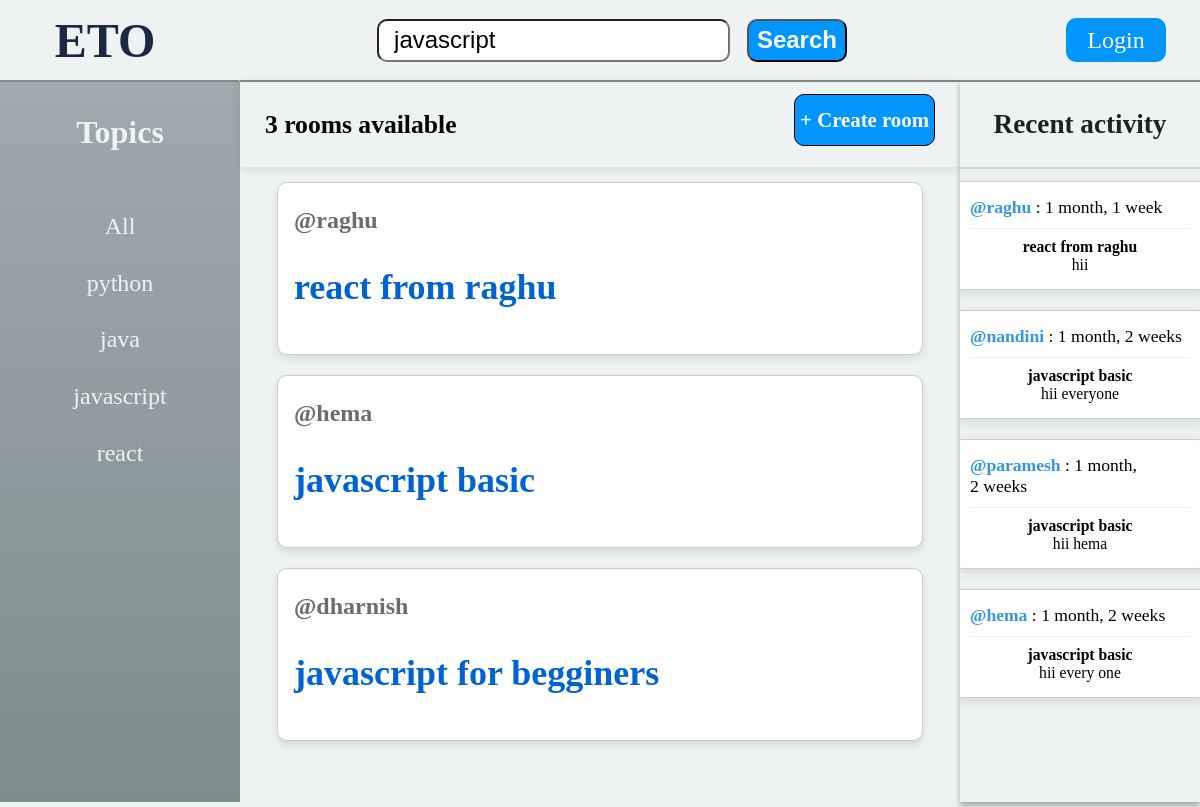
/?q=javascript, run on the app's committed database.
### base/models.py (models this page shows, shortened)
class Topic(models.Model):
    name = models.CharField(max_length = 200)

class Room(models.Model):
    host = models.ForeignKey(User,on_delete=models.SET_NULL,null=True)
    topic = models.ForeignKey(Topic,on_delete=models.SET_NULL,null=True)
    name = models.CharField(max_length = 200)
    description = models.TextField(null = True)
    participants = models.ManyToManyField(User,related_name="participants",blank=True)
    updated = models.DateTimeField(auto_now = True)
    created = models.DateTimeField(auto_now_add = True)
    class Meta:
        ordering = ['-created','-updated']
    def __str__(self):
        return self.name

class Message(models.Model):
    user = models.ForeignKey(User,on_delete=models.CASCADE)
    room = models.ForeignKey(Room,on_delete=models.CASCADE)
    body = models.TextField()
    updated = models.DateTimeField(auto_now = True)
    created = models.DateTimeField(auto_now_add = True)

### base/views.py (the view)
# urls.py: path('',views.home,name="home"),
def home(request):
    topics = Topic.objects.all()
    q = request.GET.get('q') if request.GET.get('q')!=None else ""
    data = Room.objects.filter(
        Q(topic__name__icontains=q) |
        Q(name__icontains=q)
        )
    roomcount = data.count()
    room_messages = Message.objects.filter(Q(room__topic__name__icontains=q)).order_by('-created')
    context = {'data':data,'topic':topics,'search':q,'roomcount':roomcount,'loginpage':True,'room_message':room_messages}
    return render(request,"base/home.html",context)

### base/templates/base/home.html
{% extends "main.html" %}
{% block content %}
<div class="parent">
    <div class="topic">
        {% include 'base/topic_component.html' %}
    </div>
    <div class="center">
        <div>
            <div class='link'>
                <div>
                    <h2> {{roomcount}} rooms available </h2>
                </div>
                <div class='create'>
                    <a href = '{% url "create-room" %}'>+ Create room</a>
                </div>
            </div>
            <div class="room">
                {% include 'base/feed_component.html' %}
            </div>
        </div>
    </div>
    <div class="activity_part">
        {% include 'base/activity_component.html' %}
    </div>
</div>
{% endblock content %}

### base/templates/base/topic_component.html
<div><p>Topics</p></div>
<div class='all'> <a href="{% url 'home' %}"> All </a> </div>
{% for t in topic %}
    <div class='remaining'> <a href="{% url 'home' %}?q={{t.name}}"> {{t.name}} </a> </div>
{% endfor %}

### base/templates/base/feed_component.html (shortened to what this page needs)
<div class="activity">
{% for d in data %}
    <div class="feed_cards">
        <div class="profile_name"><h4> <a href="{% url 'profile' d.host.id %}"><span> @{{d.host}} </span></a> </h4></div>
        <h2> <a href='{% url "room" d.id %}'> {{d.name}} </a> </h2>
     </div>
{% endfor %}
</div>

### base/templates/base/activity_component.html
<div class="recent">
    <h3> Recent activity </h3>
</div>
<div class='cards'>
    {% for messag in room_message%}
        <div class="card">
            <a href="{% url 'profile' messag.user.id %}"><span> @{{messag.user}} </span></a>
            : {{messag.created | timesince}}
            <hr/>
            <div class="room_name">
                {{messag.room}}
            </div>
            <div>
                {{messag.body}}
            </div>
        </div>
    {% endfor %}
</div>

### static/styles/main.css (style rules this page uses)
body { margin: 0px; font-size: 25px; background-color: #eef2f3; }
.parent { display: grid; grid-template-columns: 1fr 3fr 1fr; }
.parent > .topic { display: flex; flex-direction: column; gap: 4%; align-items: center; background: linear-gradient(to bottom, #9eaaae, #7f8c8d); color:#eef2f3; border-top-right-radius: 2px; height: 90vh; border-top: 2px solid #7f8c8d; }
.parent > .topic > div > p { font-size: 2rem; font-weight: bolder; display:inline-block; }
.parent > .topic > div > a { text-decoration: none; color:#eef2f3; font-size: 1.5rem; }
.parent > .activity_part { display: flex; align-items: center; flex-direction: column; background-color: #eef2f3; height: 90vh; overflow: auto; border-top: 2px solid #7f8c8d; box-shadow: 0 4px 6px rgba(0, 0, 0, 0.3); }
.parent > .activity_part > div > h3 { text-align: center; font-size: 1.7rem; color: #202222; }
.parent > .activity_part > div.cards { overflow: auto; border-top: 2px solid rgba(136, 136, 136, 0.3); }
.cards { display: flex; flex-wrap: wrap; justify-content: space-around; padding: 2px; }
.card { border: 1px solid #ccc; border-radius: 8px; box-shadow: 2px 4px 12px rgba(0, 0, 0, 0.1); margin: 10px; padding: 15px; flex-shrink: 1; width: 220px; background-color: #fff; font-size: 1.1rem; }
.card a { text-decoration: none; color: #3498db; font-weight: bold; }
.card hr { margin-top: 10px; border: none; border-top: 1px solid #eee; }
.card div { font-size: 0.98rem; text-align: center; }
.card > div.room_name { font-weight: bold; }
.card span { font-weight: bold; }
.parent > .center { background-color: #eef2f3; border-top: 2px solid #7f8c8d; }
.parent > .center > div > .room > .activity { height: 80vh; overflow: auto; }
.parent > .center > div > div.link { display: flex; justify-content: space-between; padding: 6.5px 25px 6.5px 25px; box-shadow: 0 2px 10px rgba(0, 0, 0, 0.1); }
.parent > .center > div > div.link > div > h2 { align-self: flex-end; font-size: 1.6rem; }
.parent > .center > div > div.link > div > a { text-decoration: none; color: #fff; }
.parent > .center > div > div.link > div > a { font-size: 1.3rem; }
.parent > .center > div > div.link > div.create { display: flex; flex-direction: column; justify-content: center; height: 40px; background-color: #0095ff; border: 1px solid black; border-radius: 10px; text-align: center; transition: all 0.5s; position: relative; top: 5px; font-weight: bolder; padding: 5px; transition: all 0.3s; }
.activity { display: flex; flex-direction: column; gap: 20px; align-items:center; justify-content: start; box-sizing: border-box; padding-bottom: 30px; }
.feed_cards { font-size: 1.5rem; width: 85%; border: 1px solid #ccc; border-radius: 10px; padding: 16px; box-shadow: 0 4px 8px rgba(0, 0, 0, 0.1); background-color: #fff; position: relative; top: 15px; }
.feed_cards .profile_name h4 a { text-decoration: none; color: #6c6c6c; transition: all 0.5s; }
.feed_cards h2 a { text-decoration: none; color: #0064d0; transition: all 0.3s; }
.feed_cards h4 { margin-top: 8px; }

### data on the page
Topic: name "python"
Topic: name "java"
Topic: name "javascript"
Topic: name "react"
Room: host "raghu", name "react from raghu"
Room: host "hema", name "javascript basic"
Room: host "dharnish", name "javascript for begginers"
Message: user "raghu", created "1 month, 1 week", room "react from raghu", body "hii"
Message: user "nandini", created "1 month, 2 weeks", room "javascript basic", body "hii everyone"
Message: user "paramesh", created "1 month, 2 weeks", room "javascript basic", body "hii hema"
Message: user "hema", created "1 month, 2 weeks", room "javascript basic", body "hii every one"

### other printed values
{{ roomcount }} "3"
